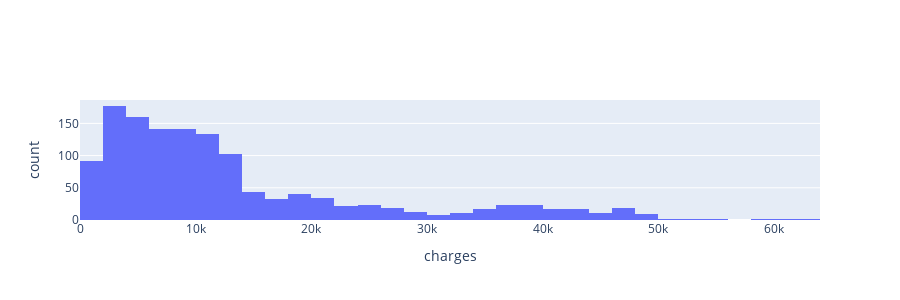

Source (notebook cell):
### Markdown cell above
We can also observe the distribution of the target:

### Code cell
# Plots histogram for target using plotly library
plot_histograms(pd.DataFrame(y), height=300)

### Figure 1 — Plotly figure (JSON) as saved in the notebook; plotly's stock layout.template omitted (floating-point values rounded to 4 significant figures; data arrays with more than 128 entries replaced by an {"elided": "..."} marker saying what was removed)
{"data": [{"name": "charges", "type": "histogram", "x": {"elided": "1338 float values"}, "xaxis": "x", "yaxis": "y"}], "layout": {"height": 300, "xaxis": {"anchor": "y", "domain": [0, 1], "title": {"text": "charges"}}, "yaxis": {"anchor": "x", "domain": [0, 1], "title": {"text": "count"}}}}
